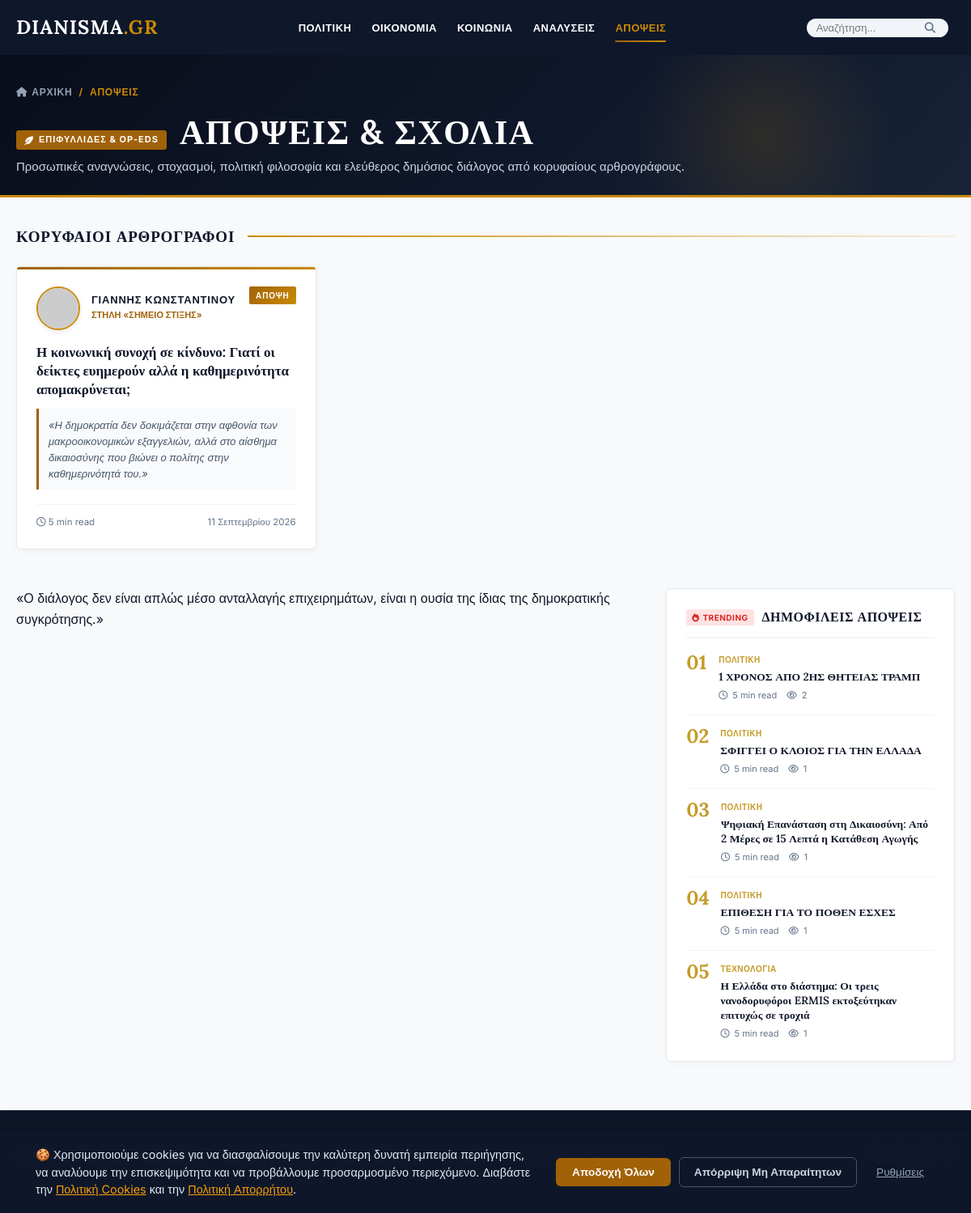
The page /apopseis/ on the database its author committed.
### adminpanel/models.py (models this page shows, shortened)
class Article(models.Model):
    STATUS_DRAFT = 'draft'
    STATUS_PENDING = 'pending'
    STATUS_PUBLISHED = 'published'
    STATUS_REJECTED = 'rejected'
    STATUS_CHOICES = [
        (STATUS_DRAFT, '📝 Πρόχειρο'),
        (STATUS_PENDING, '⏳ Προς Έγκριση'),
        (STATUS_PUBLISHED, '✅ Δημοσιευμένο'),
        (STATUS_REJECTED, '❌ Απορριφθέν'),
    ]
    title = models.CharField('Τίτλος Άρθρου', max_length=255)
    slug = models.SlugField('Slug', max_length=280, unique=True, blank=True)
    category = models.ForeignKey(
        Category,
        on_delete=models.SET_NULL,
        null=True,
        related_name='articles',
        verbose_name='Κατηγορία'
    )
    author = models.ForeignKey(
        User,
        on_delete=models.SET_NULL,
        null=True,
        blank=True,
        related_name='articles',
        verbose_name='Συντάκτης'
    )
    author_name = models.CharField('Όνομα Συντάκτη (Display Name)', max_length=150, blank=True)
    author_title = models.CharField('Τίτλος / Ιδιότητα Συντάκτη', max_length=150, blank=True)
    author_avatar_url = models.URLField('Avatar Συντάκτη URL', blank=True)
    excerpt = models.TextField('Σύνοψη / Lead Paragraph', max_length=600)
    content = models.TextField('Κυρίως Κείμενο (HTML / Rich Text)', blank=True)
    pdf_file = models.FileField(
        'Αρχείο PDF Άρθρου',
        upload_to='articles/pdfs/',
        blank=True,
        null=True
    )
    lead_image = models.ImageField(
        'Κύρια Φωτογραφία',
        upload_to='articles/%Y/%m/',
        blank=True,
        null=True
    )
    lead_image_url = models.URLField('Εξωτερικό URL Εικόνας (προαιρετικό)', blank=True)
    read_time_minutes = models.PositiveIntegerField('Χρόνος Ανάγνωσης (λεπτά)', default=5)
    status = models.CharField(
        'Κατάσταση',
        max_length=20,
        choices=STATUS_CHOICES,
        default=STATUS_DRAFT
    )
    is_featured = models.BooleanField('Κεντρικό Θέμα (Hero / Featured)', default=False)
    views_count = models.PositiveIntegerField('Προβολές (Pageviews)', default=0)
    created_at = models.DateTimeField('Ημερομηνία Δημιουργίας', default=timezone.now)
    updated_at = models.DateTimeField('Τελευταία Ενημέρωση', auto_now=True)
    published_at = models.DateTimeField('Ημερομηνία Δημοσίευσης', null=True, blank=True)
    class Meta:
        verbose_name = 'Άρθρο'
        verbose_name_plural = 'Άρθρα'
        ordering = ['-created_at']

class Category(models.Model):
    name = models.CharField('Όνομα Κατηγορίας', max_length=100, unique=True)
    slug = models.SlugField('Slug', max_length=120, unique=True, blank=True)
    description = models.TextField('Περιγραφή', blank=True)
    order = models.PositiveIntegerField('Σειρά εμφάνισης', default=0)
    class Meta:
        verbose_name = 'Κατηγορία'
        verbose_name_plural = 'Κατηγορίες'
        ordering = ['order', 'name']

### portal/views.py (the view)
# urls.py: path('apopseis/', views.apopseis, name='apopseis'),
def apopseis(request):
    return category_view(request, 'apopseis', 'apopseis.html')

### portal/context_processors.py (called while the page is built)
def global_context(request):
    try:
        categories = Category.objects.all().order_by('order', 'name')
        recent_breaking = Article.objects.filter(status=Article.STATUS_PUBLISHED).order_by('-published_at')[:5]
    except Exception:
        categories = []
        recent_breaking = []
    return {
        'site_title': 'DIANISMA.GR',
        'site_tagline': 'Ενημέρωση & Δημόσιος Διάλογος',
        'nav_categories': categories,
        'recent_breaking': recent_breaking,
    }

### templates/apopseis.html (shortened to what this page needs)
{% extends "base.html" %}
{% load static %}
{% block extra_css %}
<link rel="stylesheet" href="{% static 'css/apopseis.css' %}">
{% endblock %}
{% block content %}
<section class="category-banner oped-banner">
    <div class="container banner-inner">
        <nav class="breadcrumb" aria-label="Breadcrumb">
            <a href="{% url 'index' %}"><i class="fas fa-home"></i> ΑΡΧΙΚΗ</a>
            <span class="breadcrumb-separator">/</span>
            <span class="breadcrumb-current">ΑΠΟΨΕΙΣ</span>
        </nav>
        <div class="banner-headline-wrap">
            <div class="banner-title-group">
                <span class="banner-tag"><i class="fas fa-feather-alt"></i> ΕΠΙΦΥΛΛΙΔΕΣ & OP-EDS</span>
                <h1 class="banner-title">ΑΠΟΨΕΙΣ & ΣΧΟΛΙΑ</h1>
            </div>
            <p class="banner-description">
                Προσωπικές αναγνώσεις, στοχασμοί, πολιτική φιλοσοφία και ελεύθερος δημόσιος διάλογος από κορυφαίους αρθρογράφους.
            </p>
        </div>
    </div>
</section>
<section class="featured-opeds-section">
    <div class="container">
        <div class="section-title-row">
            <h2 class="section-title">ΚΟΡΥΦΑΙΟΙ ΑΡΘΡΟΓΡΑΦΟΙ</h2>
            <span class="section-rule"></span>
        </div>
        <div class="oped-horizontal-grid">
            {% for art in articles %}
            <article class="oped-highlight-card">
                <div class="oped-card-top">
                    <img src="{{ art.display_author_avatar }}" alt="{{ art.display_author_name }}" class="oped-avatar">
                    <div class="oped-author-meta">
                        <span class="author-caps-name">{{ art.display_author_name|upper }}</span>
                        <span class="author-column-tag">ΣΤΗΛΗ «ΣΤΟΧΑΣΜΟΙ»</span>
                    </div>
                    <span class="gold-badge-opinion">ΑΠΟΨΗ</span>
                </div>
                <div class="oped-card-body">
                    <h3 class="oped-card-title">
                        <a href="{% url 'article_detail' art.slug %}">{{ art.title }}</a>
                    </h3>
                    <p class="oped-card-quote">
                        «{{ art.excerpt }}»
                    </p>
                </div>
                <div class="oped-card-footer">
                    <span class="oped-time"><i class="far fa-clock"></i> {{ art.read_time_minutes }} min read</span>
                    <span class="oped-date">{{ art.created_at|date:"d F Y" }}</span>
                </div>
            </article>
            {% empty %}
            {% if not hero_article %}
            <article class="oped-highlight-card">
                <div class="oped-card-top">
                    <img src="https://i.pravatar.cc/150?img=11" alt="Γιάννης Κωνσταντίνου" class="oped-avatar">
                    <div class="oped-author-meta">
                        <span class="author-caps-name">ΓΙΑΝΝΗΣ ΚΩΝΣΤΑΝΤΙΝΟΥ</span>
                        <span class="author-column-tag">ΣΤΗΛΗ «ΣΗΜΕΙΟ ΣΤΙΞΗΣ»</span>
                    </div>
                    <span class="gold-badge-opinion">ΑΠΟΨΗ</span>
                </div>
                <div class="oped-card-body">
                    <h3 class="oped-card-title">
                        <a href="#">Η κοινωνική συνοχή σε κίνδυνο: Γιατί οι δείκτες ευημερούν αλλά η καθημερινότητα απομακρύνεται;</a>
                    </h3>
                    <p class="oped-card-quote">
                        «Η δημοκρατία δεν δοκιμάζεται στην αφθονία των μακροοικονομικών εξαγγελιών, αλλά στο αίσθημα δικαιοσύνης που βιώνει ο πολίτης στην καθημερινότητά του.»
                    </p>
                </div>
                <div class="oped-card-footer">
                    <span class="oped-time"><i class="far fa-clock"></i> 5 min read</span>
                    <span class="oped-date">11 Σεπτεμβρίου 2026</span>
                </div>
            </article>
            {% endif %}
            {% endfor %}
        </div>
    </div>
</section>
<div class="container page-content oped-main-layout">
    <div class="main-column">
        <section class="quote-intermezzo">
            <blockquote class="lead-quote">
                «Ο διάλογος δεν είναι απλώς μέσο ανταλλαγής επιχειρημάτων, είναι η ουσία της ίδιας της δημοκρατικής συγκρότησης.»
            </blockquote>
        </section>
    </div>
    <aside class="sidebar-column">
        {% include "components/trending_widget.html" with trending_title="ΔΗΜΟΦΙΛΕΙΣ ΑΠΟΨΕΙΣ" %}
    </aside>
</div>
{% endblock %}

### templates/components/trending_widget.html (shortened to what this page needs)
<div class="sidebar-widget popular-widget">
    <div class="widget-header">
        <span class="widget-badge"><i class="fas fa-fire"></i> TRENDING</span>
        <h3 class="widget-title">{{ trending_title|default:'ΔΗΜΟΦΙΛΗ' }}</h3>
    </div>
    <div class="popular-list">
        {% for pop in popular_articles %}
        <article class="popular-item">
            <span class="popular-rank">{% if forloop.counter < 10 %}0{% endif %}{{ forloop.counter }}</span>
            <div class="popular-content">
                <span class="popular-tag">{{ pop.category.name|upper }}</span>
                <h4 class="popular-title">
                    <a href="{% url 'article_detail' pop.slug %}">{{ pop.title }}</a>
                </h4>
                <div class="popular-meta">
                    <span><i class="far fa-clock"></i> {{ pop.read_time_minutes }} min read</span>
                    <span class="meta-views"><i class="far fa-eye"></i> {{ pop.views_count|default:"0" }}</span>
                </div>
            </div>
        </article>
        {% endfor %}
    </div>
</div>

### static/css/base.css (style rules this page uses)
:root { --primary-color: #0F172A; --bg-color: #F8F9FA; --accent-color: #A16207; --accent-light: #CA8A04; --text-dark: #0F172A; --text-muted: #64748B; --white: #FFFFFF; --font-head: 'Lora', serif; --font-body: 'Inter', sans-serif; --container-max-width: 1200px; }
* { margin: 0; padding: 0; box-sizing: border-box; }
body { font-family: var(--font-body); background-color: var(--bg-color); color: var(--text-dark); line-height: 1.6; -webkit-font-smoothing: antialiased; }
h1, h2, h3, h4, h5, h6 { font-family: var(--font-head); color: var(--text-dark); margin-bottom: 0.5em; line-height: 1.3; }
a { text-decoration: none; color: inherit; transition: color 0.2s ease; }
.container { max-width: var(--container-max-width); margin: 0 auto; padding: 0 20px; }
.widget-badge { background-color: #fee2e2; color: #dc2626; font-size: 10px; font-weight: 700; padding: 2px 7px; border-radius: 3px; letter-spacing: 0.5px; display: inline-flex; align-items: center; gap: 4px; }
.widget-title { font-family: var(--font-head); font-size: 16px; font-weight: 700; letter-spacing: 0.5px; color: var(--primary-color); margin: 0; }
.sidebar-widget.popular-widget, .popular-widget { background: var(--white, #ffffff); border-radius: 6px; padding: 24px; border: 1px solid #e2e8f0; box-shadow: 0 2px 8px rgba(0, 0, 0, 0.03); }
.sidebar-widget.popular-widget .widget-header, .popular-widget .widget-header { border-bottom: 2px solid #f1f5f9; padding-bottom: 14px; margin-bottom: 18px; display: flex; align-items: center; gap: 10px; }
.sidebar-widget.popular-widget .widget-badge, .popular-widget .widget-badge { background-color: #fee2e2; color: #dc2626; font-size: 10px; font-weight: 700; padding: 2px 7px; border-radius: 3px; letter-spacing: 0.5px; display: inline-flex; align-items: center; gap: 4px; }
.sidebar-widget.popular-widget .widget-title, .popular-widget .widget-title { font-family: var(--font-head), 'Lora', serif; font-size: 16px; font-weight: 700; letter-spacing: 0.5px; color: var(--primary-color, #0F172A); margin: 0; }
.popular-widget .popular-list, .popular-list { display: flex; flex-direction: column; }
.popular-widget .popular-item, .popular-item { display: flex; gap: 14px; align-items: flex-start; padding-bottom: 14px; margin-bottom: 14px; border-bottom: 1px solid #f1f5f9; }
.popular-widget .popular-item:last-child, .popular-item:last-child { padding-bottom: 0; margin-bottom: 0; border-bottom: none; }
.sidebar-widget.popular-widget .popular-rank, .popular-widget .popular-rank, .popular-rank { font-family: var(--font-head), 'Lora', serif !important; font-size: 24px !important; font-weight: 700 !important; color: #c59b27 !important; line-height: 1 !important; min-width: 26px !important; }
.popular-widget .popular-content, .popular-content { flex: 1; }
.sidebar-widget.popular-widget .popular-tag, .popular-widget .popular-tag, .popular-tag { font-family: var(--font-body), 'Inter', sans-serif !important; font-size: 10px !important; color: #c59b27 !important; font-weight: 700 !important; letter-spacing: 0.5px !important; display: block !important; margin-bottom: 4px !important; text-transform: uppercase; }
.sidebar-widget.popular-widget .popular-title, .popular-widget .popular-title, .popular-title { font-family: var(--font-head), 'Lora', serif !important; font-size: 13.5px !important; font-weight: 600 !important; line-height: 1.35 !important; margin-bottom: 6px !important; }
.sidebar-widget.popular-widget .popular-title a, .popular-widget .popular-title a, .popular-title a { color: var(--text-dark, #0F172A) !important; text-decoration: none; transition: color 0.2s ease; }
.sidebar-widget.popular-widget .popular-meta, .popular-widget .popular-meta, .popular-meta { font-family: var(--font-body), 'Inter', sans-serif !important; font-size: 11px !important; color: var(--text-muted, #64748B) !important; display: flex !important; gap: 12px !important; align-items: center !important; }
.sidebar-widget.popular-widget .popular-meta i, .popular-widget .popular-meta i, .popular-meta i { margin-right: 3px; }
.sidebar-widget.popular-widget .meta-views, .popular-widget .meta-views, .meta-views { color: #64748b !important; }

### rows shown on the page
Article: category.name "ΠΟΛΙΤΙΚΗ", title "1 ΧΡΟΝΟΣ ΑΠΟ 2ΗΣ ΘΗΤΕΙΑΣ ΤΡΑΜΠ", read_time_minutes "5", views_count "2"
Article: category.name "ΠΟΛΙΤΙΚΗ", title "ΣΦΙΓΓΕΙ Ο ΚΛΟΙΟΣ ΓΙΑ ΤΗΝ ΕΛΛΑΔΑ", read_time_minutes "5", views_count "1"
Article: category.name "ΠΟΛΙΤΙΚΗ", title "Ψηφιακή Επανάσταση στη Δικαιοσύνη: Από 2 Μέρες σε 15 Λεπτά η Κατάθεση Αγωγής", read_time_minutes "5", views_count "1"
Article: category.name "ΠΟΛΙΤΙΚΗ", title "ΕΠΙΘΕΣΗ ΓΙΑ ΤΟ ΠΟΘΕΝ ΕΣΧΕΣ", read_time_minutes "5", views_count "1"
Article: category.name "ΤΕΧΝΟΛΟΓΊΑ", title "Η Ελλάδα στο διάστημα: Οι τρεις νανοδορυφόροι ERMIS εκτοξεύτηκαν επιτυχώς σε τροχιά", read_time_minutes "5", views_count "1"

### other values the page prints
{{ trending_title|default:'ΔΗΜΟΦΙΛΗ' }} "ΔΗΜΟΦΙΛΕΙΣ ΑΠΟΨΕΙΣ"
